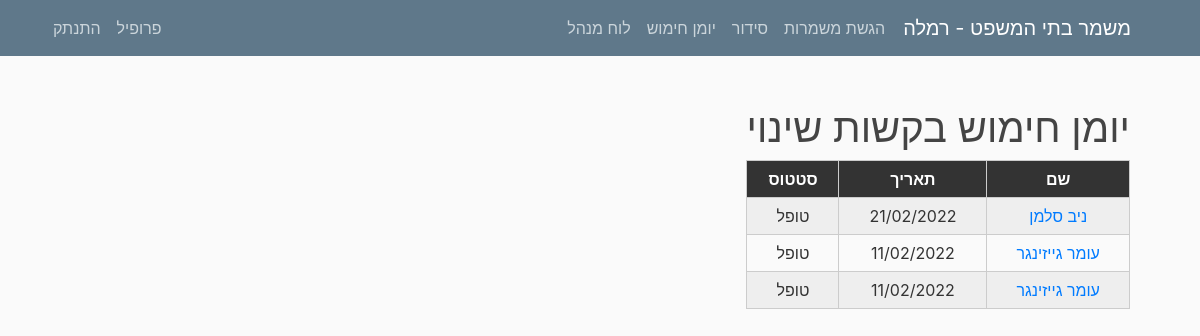
/arminglog/requests/ (signed in), run on the app's committed database.
### mishmar/models.py (models this page shows, shortened)
class Settings(models.Model):
    submitting = models.BooleanField(default=True, verbose_name="ניתן להגיש/לשנות הגשות")
    pin_code = models.IntegerField(default=1234, verbose_name="קוד זיהוי")
    officer = models.CharField(max_length=20, verbose_name="קצין מתקן")
    city = models.CharField(max_length=100, verbose_name="עיר")
    max_seq0 = models.IntegerField(default=2, verbose_name="מספר רצפים מקסימלי לילה לצהריים")
    max_seq1 = models.IntegerField(default=2, verbose_name="מספר רצפים מקסימלי צהריים לבוקר")
    version = models.CharField(max_length=10, default="1.0", verbose_name="גרסה")
    friday_morning = models.BooleanField(default=False, verbose_name="שישי בוקר נחשב במינימום הגשות?", blank=True)
    friday_noon = models.BooleanField(default=False, verbose_name="שישי בצהריים נחשב במינימום הגשות?", blank=True)
    num_mags = models.PositiveIntegerField(default=3, verbose_name="מספר מחסניות")
    hand_cuffs = models.PositiveIntegerField(default=8, verbose_name="מספר אזיקים")
    num_mag_cases = models.PositiveIntegerField(default=8, verbose_name="מספר פונדות")
    num_gun_cases = models.PositiveIntegerField(default=8, verbose_name="מספר נרתיקים")

class ArmingRequest(models.Model):
    log = models.ForeignKey(Arming_Log, on_delete=models.CASCADE, verbose_name="הזנה ביומן חימוש", blank=False)
    input_num = models.IntegerField(verbose_name="מספר הזנה", blank=False, default=1)
    username = models.ForeignKey(User, on_delete=models.CASCADE, verbose_name="שם משתמש", blank=False, null=True)
    id_num = models.CharField(max_length=9, verbose_name="תעודת זהות", blank=False, default="")
    shift_num = models.IntegerField(verbose_name="מספר משמרת", default=1, blank=False)
    time_in = models.TimeField(default=timezone.now, verbose_name="זמן כניסה", blank=False)
    gun = models.ForeignKey(Gun, on_delete=models.CASCADE, verbose_name="מספר נשק", blank=False)
    num_mags = models.IntegerField(default=2, verbose_name="מספר מחסניות", blank=False)
    hand_cuffs = models.IntegerField(default=6, verbose_name="אזיקים", blank=False)
    gun_case = models.IntegerField(default=6, verbose_name="פונדה", blank=False)
    mag_case = models.IntegerField(default=6, verbose_name="נרתיק", blank=False)
    keys = models.BooleanField(default=False, verbose_name="מפתחות", blank=False)
    radio = models.BooleanField(default=False, verbose_name="קשר", blank=False)
    radio_kit = models.BooleanField(default=False, verbose_name="ערכת שמע", blank=False)
    time_out = models.TimeField(verbose_name="זמן יציאה", blank=True, null=True)
    signature_in = models.TextField(verbose_name="חתימת כניסה", null=True, blank=True)
    signature_out = models.TextField(verbose_name="חתימת יציאה", null=True, blank=True)
    read = models.BooleanField(default=False, verbose_name="טופל?", blank=False)
    reason = models.TextField(verbose_name="סיבה", blank=False, default="")
    class Meta:
        verbose_name = "בקשה לשינוי יומן חימוש"
        verbose_name_plural = "בקשות לשינוי יומן חימוש"

class Arming_Log(models.Model):
    date = models.DateField(default=timezone.now, verbose_name="תאריך", blank=False)
    data = JSONField()
    class Meta:
        verbose_name = "הזנה ביומן חימוש"
        verbose_name_plural = "הזנות ביומן חימוש"

### users/models.py (models this page shows, shortened)
class UserSettings(models.Model):
    user = models.OneToOneField(User, on_delete=models.CASCADE)
    nickname = models.CharField(default="אין", max_length=20, verbose_name="כינוי", blank=True)
    night = models.IntegerField(default=0, verbose_name="לילה")
    sat_night = models.IntegerField(default=0, verbose_name="שישי לילה/מוצ\"ש")
    fri_noon = models.IntegerField(default=0, verbose_name="שישי צהריים")
    sat_morning = models.IntegerField(default=0, verbose_name="שבת בוקר/צהריים")
    image = models.TextField(default="", verbose_name="תמונה", blank=True)
    sat = models.BooleanField(default=False, verbose_name="עושה רק מוצ\"ש")
    language = models.CharField(default="hebrew", max_length=30, verbose_name="שפה")
    class Meta:
        verbose_name = "הגדרות משתמש"
        verbose_name_plural = "הגדרות משתמשים"

### mishmar/views.py (the view)
# urls.py: path('arminglog/requests/', ArmingRequestListView.as_view(), name="arming-requests-list"),
class ArmingRequestListView(UserPassesTestMixin, ListView):
    model = ArmingRequest
    template_name = 'mishmar/arming_request_list.html'
    context_object_name = 'armingrequests'
    ordering = ["read", "-log__date"]
    paginate_by = 8
    def test_func(self):
        return self.request.user.groups.filter(name='manager').exists()
    def get_context_data(self, **kwargs):
        context = super(ArmingRequestListView, self).get_context_data(**kwargs)
        return context

### mishmar/views.py (called while the page is built)
@register.filter
def get_arming_name(log, request):
    return log.data[str(request.input_num)]["name"]

@register.filter
def get_city(string):
    settings = Settings.objects.all().first()
    return settings.city

@register.filter
def isStaff(user):
    return user.groups.filter(name='staff').exists()

@register.filter
def getmonth(month):
    letter = month.lower()[0]
    if (letter >= 'a' and letter <= 'z'):
        return month
    else:
        months_he = ["ינו", "פבר", "מרץ", "אפר", "מאי", "יונ", "יול", "אוג", "ספט", "אוק", "נוב", "דצמ"]
        months = ["jan", "feb", "mar", "apr", "may", "jun", "jul", "aug", "sep", "oct", "nov", "dec"]
        return months[months_he.index(month)]

@register.filter
def getday(string):
    letter = datetime.datetime.now().strftime("%b").lower()[0]
    if (letter >= 'a' and letter <= 'z'):
        return datetime.datetime.now()
    return datetime.datetime.now()

@register.filter(name="translate_text")
def translate_text(text, user, from_language="hebrew"):
    if user.is_authenticated:
        user_settings = USettings.objects.all().filter(user=user).first()
        if from_language != user_settings.language:
            langs_dict = GoogleTranslator.get_supported_languages(as_dict=True)
            translator = GoogleTranslator(source='auto', target=langs_dict[user_settings.language])
            return translator.translate(text).capitalize()
    return text

@register.filter
def get_base_string(user, num):
    return translate_text(base_strings[int(num)], user, "hebrew")

### mishmar/templates/mishmar/arming_request_list.html (shortened to what this page needs)
{% extends "mishmar/base.html" %}
{% block content %}
<ul>
        <h1> יומן חימוש בקשות שינוי</h1>
        <table class="responsive-table-input-matrix" style="align-items: center">
            <thead>
            <tr>
                <th>שם</th>
                <th>תאריך</th>
                <th>סטטוס</th>
            </tr>
            </thead>
            <tbody>
                <form method="POST">
                {% for arming in armingrequests %}
            <tr style="align-content: end">
                <td><a href="{% url 'arming-request' arming.id %}">{{arming.log|get_arming_name:arming }}</a></td>
                <td>{{arming.log.date|date:"d/m/Y" }}</td>
                {% if arming.read %}
                <td>טופל</td>
                {% else %}
                <td>ממתין לאישור</td>
                {% endif %}
            </tr>
            {% endfor %}
        </form>
            </tbody>
        </table>
</ul>
{% endblock content %}

### mishmar/templates/mishmar/base.html (shortened to what this page needs)
{% load static %}
<!DOCTYPE html>
<html dir = rtl>
<head>
    <link rel="stylesheet" href="https://maxcdn.bootstrapcdn.com/bootstrap/4.0.0/css/bootstrap.min.css">
    <link rel="stylesheet" type="text/css" href="{% static 'mishmar/main.css' %}">
    <link rel="stylesheet" type="text/css" href="{% static 'mishmar/matrix.css' %}">
    <link rel="stylesheet" type="text/css" href="{% static 'mishmar/neon.css' %}">
</head>
<body>
    <header class="site-header">
      <nav class="navbar navbar-expand-md navbar-dark bg-steel fixed-top">
        <div class="container">
          <a class="navbar-brand mr-4" style="margin-left: 0.5em" href="{% url 'Home' %}">משמר בתי המשפט - {{ ""|get_city }}</a>
          <div class="collapse navbar-collapse" id="navbarToggle">
            <div class="navbar-nav ">
              {% if request.user.is_authenticated %}
              {% if request.user.username != 'metagber' %}
              <a class="nav-item nav-link" href="{% url 'Serve' %}">{{ request.user|get_base_string:"1" }}</a>
                <a  class="nav-item nav-link" href="{% url 'Organization' %}">{{ request.user|get_base_string:"2" }}</a>
                {% endif %}
                <a  class="nav-item nav-link" href="{% url 'armingday' year='today'|getday|date:'Y' month='today'|getday|date:'b'|getmonth day='today'|getday|date:'d' %}">יומן חימוש</a>
                {% endif %}
                {% if request.user|isStaff %}
                    <a  class="nav-item nav-link" href="{% url 'staff-panel' %}">לוח מנהל</a>
                {% endif %}
            </div>
            <div class="navbar-nav mr-auto">
                {% if request.user.is_authenticated %}
                {% if request.user.username != 'metagber' %}
                    <a class="nav-item nav-link" href="{% url 'profile' %}">{{ request.user|get_base_string:"6" }}</a>
                    {% endif %}
                    <a class="nav-item nav-link" href="{% url 'logout' %}">{{ request.user|get_base_string:"7" }}</a>
                 {% else %}
                    <a class="nav-item nav-link" href="{% url 'login' %}">{{ request.user|get_base_string:"8" }}</a>
                    <a class="nav-item nav-link" href="{% url 'register' %}">{{ request.user|get_base_string:"9" }}</a>
                {% endif %}
            </div>
          </div>
        </div>
      </nav>
    </header>
    <main role="main" class="container">
      <div class="row" dir="rtl">
        <div>
          {% block content %}{% endblock %}
        </div>
      </div>
    </main>
</body>
</html>

### mishmar/static/mishmar/main.css (style rules this page uses)
body { background: #fafafa; color: #333333; margin-top: 5rem; padding: 1.5em; direction: rtl; text-align: right; }
h1, h2, h3, h4, h5, h6 { color: #444444; direction: rtl; text-align: center; }
ul { direction: rtl; margin: 0; text-align: right; }
.bg-steel { background-color: #5f788a; }
.site-header .navbar-nav .nav-link { color: #cbd5db; }

### mishmar/static/mishmar/matrix.css (style rules this page uses)
table { width: 100%; border-collapse: collapse; }
tr:nth-of-type(odd) { background: #eee; }
th { background: #333; color: white; font-weight: bold; }
td, th { padding: 6px; border: 1px solid #ccc; text-align: center; white-space: pre-line; }

### data on the page
Settings: city "רמלה"
ArmingRequest: log|get_arming_name "ניב סלמן", log "21/02/2022", read "טופל"
ArmingRequest: log|get_arming_name "עומר גייזינגר", log "11/02/2022", read "טופל"
ArmingRequest: log|get_arming_name "עומר גייזינגר", log "11/02/2022", read "טופל"

### other printed values
{{ request.user|get_base_string:"1" }} "הגשת משמרות"
{{ request.user|get_base_string:"2" }} "סידור"
{{ request.user|get_base_string:"6" }} "פרופיל"
{{ request.user|get_base_string:"7" }} "התנתק"
